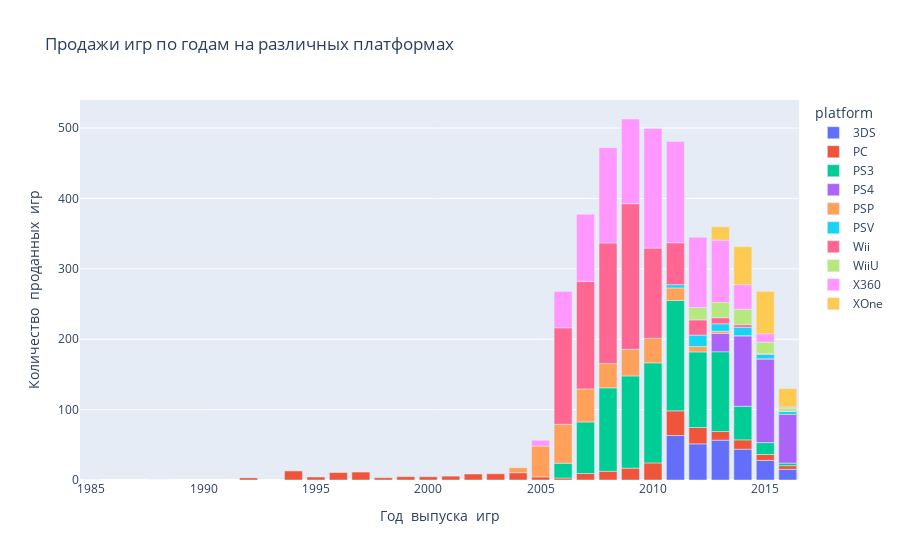

The notebook cell this image was saved under:
### Code cell
# отфильтруем df_games по списку платформ list_platform_actual
df_games_actual = df_games.query('platform.isin(@list_platform_actual)')
# посчитаем сумму продаж для каждой такой платформы
platform_sales_sum_years_uctual =df_games_actual\
         .pivot_table( index='year_of_release',columns='platform',values='sum_sales',aggfunc='sum')
# построим столбчатый график
px.bar(platform_sales_sum_years_uctual ,labels={'value':'Количество  проданных  игр',
                             'year_of_release':'Год  выпуска  игр'},
                              title='Продажи игр по годам на различных платформах')

### Figure 1 — Plotly figure (JSON) as saved in the notebook; plotly's stock layout.template omitted (floating-point values rounded to 4 significant figures)
{"data": [{"alignmentgroup": "True", "hovertemplate": "platform=3DS<br>Год  выпуска  игр=%{x}<br>Количество  проданных  игр=%{y}<extra></extra>", "legendgroup": "3DS", "marker": {"color": "#636efa", "pattern": {"shape": ""}}, "name": "3DS", "offsetgroup": "3DS", "orientation": "v", "showlegend": true, "textposition": "auto", "type": "bar", "x": [1985, 1988, 1992, 1994, 1995, 1996, 1997, 1998, 1999, 2000, 2001, 2002, 2003, 2004, 2005, 2006, 2007, 2008, 2009, 2010, 2011, 2012, 2013, 2014, 2015, 2016], "xaxis": "x", "y": [null, null, null, null, null, null, null, null, null, null, null, null, null, null, null, null, null, null, null, null, 63.2, 51.36, 56.57, 43.76, 27.78, 15.14], "yaxis": "y"}, {"alignmentgroup": "True", "hovertemplate": "platform=PC<br>Год  выпуска  игр=%{x}<br>Количество  проданных  игр=%{y}<extra></extra>", "legendgroup": "PC", "marker": {"color": "#EF553B", "pattern": {"shape": ""}}, "name": "PC", "offsetgroup": "PC", "orientation": "v", "showlegend": true, "textposition": "auto", "type": "bar", "x": [1985, 1988, 1992, 1994, 1995, 1996, 1997, 1998, 1999, 2000, 2001, 2002, 2003, 2004, 2005, 2006, 2007, 2008, 2009, 2010, 2011, 2012, 2013, 2014, 2015, 2016], "xaxis": "x", "y": [0.04, 0.03, 3.03, 12.87, 4.22, 10.58, 11.27, 3.26, 4.74, 4.66, 5.47, 8.57, 8.84, 10.39, 4.37, 2.85, 9.28, 12.42, 16.91, 24.28, 35.03, 23.22, 12.38, 13.28, 8.52, 5.25], "yaxis": "y"}, {"alignmentgroup": "True", "hovertemplate": "platform=PS3<br>Год  выпуска  игр=%{x}<br>Количество  проданных  игр=%{y}<extra></extra>", "legendgroup": "PS3", "marker": {"color": "#00cc96", "pattern": {"shape": ""}}, "name": "PS3", "offsetgroup": "PS3", "orientation": "v", "showlegend": true, "textposition": "auto", "type": "bar", "x": [1985, 1988, 1992, 1994, 1995, 1996, 1997, 1998, 1999, 2000, 2001, 2002, 2003, 2004, 2005, 2006, 2007, 2008, 2009, 2010, 2011, 2012, 2013, 2014, 2015, 2016], "xaxis": "x", "y": [null, null, null, null, null, null, null, null, null, null, null, null, null, null, null, 20.96, 73.19, 118.5, 130.9, 142.2, 156.8, 107.4, 113.2, 47.76, 16.82, 3.6], "yaxis": "y"}, {"alignmentgroup": "True", "hovertemplate": "platform=PS4<br>Год  выпуска  игр=%{x}<br>Количество  проданных  игр=%{y}<extra></extra>", "legendgroup": "PS4", "marker": {"color": "#ab63fa", "pattern": {"shape": ""}}, "name": "PS4", "offsetgroup": "PS4", "orientation": "v", "showlegend": true, "textposition": "auto", "type": "bar", "x": [1985, 1988, 1992, 1994, 1995, 1996, 1997, 1998, 1999, 2000, 2001, 2002, 2003, 2004, 2005, 2006, 2007, 2008, 2009, 2010, 2011, 2012, 2013, 2014, 2015, 2016], "xaxis": "x", "y": [null, null, null, null, null, null, null, null, null, null, null, null, null, null, null, null, null, null, null, null, null, null, 25.99, 100.0, 118.9, 69.25], "yaxis": "y"}, {"alignmentgroup": "True", "hovertemplate": "platform=PSP<br>Год  выпуска  игр=%{x}<br>Количество  проданных  игр=%{y}<extra></extra>", "legendgroup": "PSP", "marker": {"color": "#FFA15A", "pattern": {"shape": ""}}, "name": "PSP", "offsetgroup": "PSP", "orientation": "v", "showlegend": true, "textposition": "auto", "type": "bar", "x": [1985, 1988, 1992, 1994, 1995, 1996, 1997, 1998, 1999, 2000, 2001, 2002, 2003, 2004, 2005, 2006, 2007, 2008, 2009, 2010, 2011, 2012, 2013, 2014, 2015, 2016], "xaxis": "x", "y": [null, null, null, null, null, null, null, null, null, null, null, null, null, 7.06, 43.84, 55.32, 46.93, 34.55, 37.78, 35.04, 17.82, 7.69, 3.14, 0.24, 0.12, null], "yaxis": "y"}, {"alignmentgroup": "True", "hovertemplate": "platform=PSV<br>Год  выпуска  игр=%{x}<br>Количество  проданных  игр=%{y}<extra></extra>", "legendgroup": "PSV", "marker": {"color": "#19d3f3", "pattern": {"shape": ""}}, "name": "PSV", "offsetgroup": "PSV", "orientation": "v", "showlegend": true, "textposition": "auto", "type": "bar", "x": [1985, 1988, 1992, 1994, 1995, 1996, 1997, 1998, 1999, 2000, 2001, 2002, 2003, 2004, 2005, 2006, 2007, 2008, 2009, 2010, 2011, 2012, 2013, 2014, 2015, 2016], "xaxis": "x", "y": [null, null, null, null, null, null, null, null, null, null, null, null, null, null, null, null, null, null, null, null, 4.63, 16.19, 10.59, 11.9, 6.25, 4.25], "yaxis": "y"}, {"alignmentgroup": "True", "hovertemplate": "platform=Wii<br>Год  выпуска  игр=%{x}<br>Количество  проданных  игр=%{y}<extra></extra>", "legendgroup": "Wii", "marker": {"color": "#FF6692", "pattern": {"shape": ""}}, "name": "Wii", "offsetgroup": "Wii", "orientation": "v", "showlegend": true, "textposition": "auto", "type": "bar", "x": [1985, 1988, 1992, 1994, 1995, 1996, 1997, 1998, 1999, 2000, 2001, 2002, 2003, 2004, 2005, 2006, 2007, 2008, 2009, 2010, 2011, 2012, 2013, 2014, 2015, 2016], "xaxis": "x", "y": [null, null, null, null, null, null, null, null, null, null, null, null, null, null, null, 137.1, 152.8, 171.3, 207.0, 128.0, 59.65, 21.71, 8.59, 3.75, 1.14, 0.18], "yaxis": "y"}, {"alignmentgroup": "True", "hovertemplate": "platform=WiiU<br>Год  выпуска  игр=%{x}<br>Количество  проданных  игр=%{y}<extra></extra>", "legendgroup": "WiiU", "marker": {"color": "#B6E880", "pattern": {"shape": ""}}, "name": "WiiU", "offsetgroup": "WiiU", "orientation": "v", "showlegend": true, "textposition": "auto", "type": "bar", "x": [1985, 1988, 1992, 1994, 1995, 1996, 1997, 1998, 1999, 2000, 2001, 2002, 2003, 2004, 2005, 2006, 2007, 2008, 2009, 2010, 2011, 2012, 2013, 2014, 2015, 2016], "xaxis": "x", "y": [null, null, null, null, null, null, null, null, null, null, null, null, null, null, null, null, null, null, null, null, null, 17.56, 21.65, 22.03, 16.35, 4.6], "yaxis": "y"}, {"alignmentgroup": "True", "hovertemplate": "platform=X360<br>Год  выпуска  игр=%{x}<br>Количество  проданных  игр=%{y}<extra></extra>", "legendgroup": "X360", "marker": {"color": "#FF97FF", "pattern": {"shape": ""}}, "name": "X360", "offsetgroup": "X360", "orientation": "v", "showlegend": true, "textposition": "auto", "type": "bar", "x": [1985, 1988, 1992, 1994, 1995, 1996, 1997, 1998, 1999, 2000, 2001, 2002, 2003, 2004, 2005, 2006, 2007, 2008, 2009, 2010, 2011, 2012, 2013, 2014, 2015, 2016], "xaxis": "x", "y": [null, null, null, null, null, null, null, null, null, null, null, null, null, null, 8.25, 51.62, 95.41, 135.3, 120.3, 170.0, 143.8, 99.74, 88.58, 34.74, 11.96, 1.52], "yaxis": "y"}, {"alignmentgroup": "True", "hovertemplate": "platform=XOne<br>Год  выпуска  игр=%{x}<br>Количество  проданных  игр=%{y}<extra></extra>", "legendgroup": "XOne", "marker": {"color": "#FECB52", "pattern": {"shape": ""}}, "name": "XOne", "offsetgroup": "XOne", "orientation": "v", "showlegend": true, "textposition": "auto", "type": "bar", "x": [1985, 1988, 1992, 1994, 1995, 1996, 1997, 1998, 1999, 2000, 2001, 2002, 2003, 2004, 2005, 2006, 2007, 2008, 2009, 2010, 2011, 2012, 2013, 2014, 2015, 2016], "xaxis": "x", "y": [null, null, null, null, null, null, null, null, null, null, null, null, null, null, null, null, null, null, null, null, null, null, 18.96, 54.07, 60.14, 26.15], "yaxis": "y"}], "layout": {"autosize": true, "barmode": "relative", "legend": {"title": {"text": "platform"}, "tracegroupgap": 0}, "title": {"text": "Продажи игр по годам на различных платформах"}, "xaxis": {"anchor": "y", "autorange": true, "domain": [0, 1], "range": [1984.0, 2016.0], "title": {"text": "Год  выпуска  игр"}, "type": "linear"}, "yaxis": {"anchor": "x", "autorange": true, "domain": [0, 1], "range": [0, 539.9], "title": {"text": "Количество  проданных  игр"}, "type": "linear"}}}
